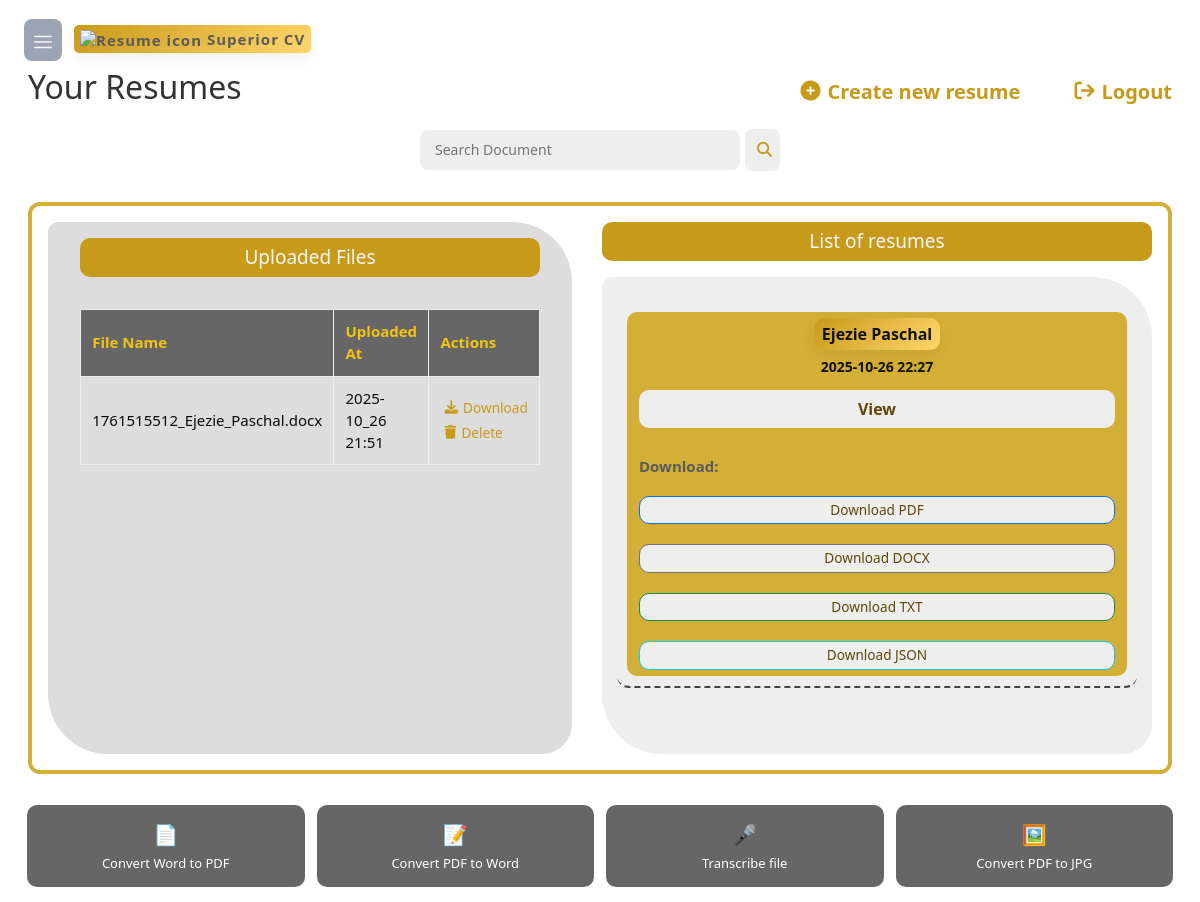
The page /dashboard (signed in) on the database as committed earlier.
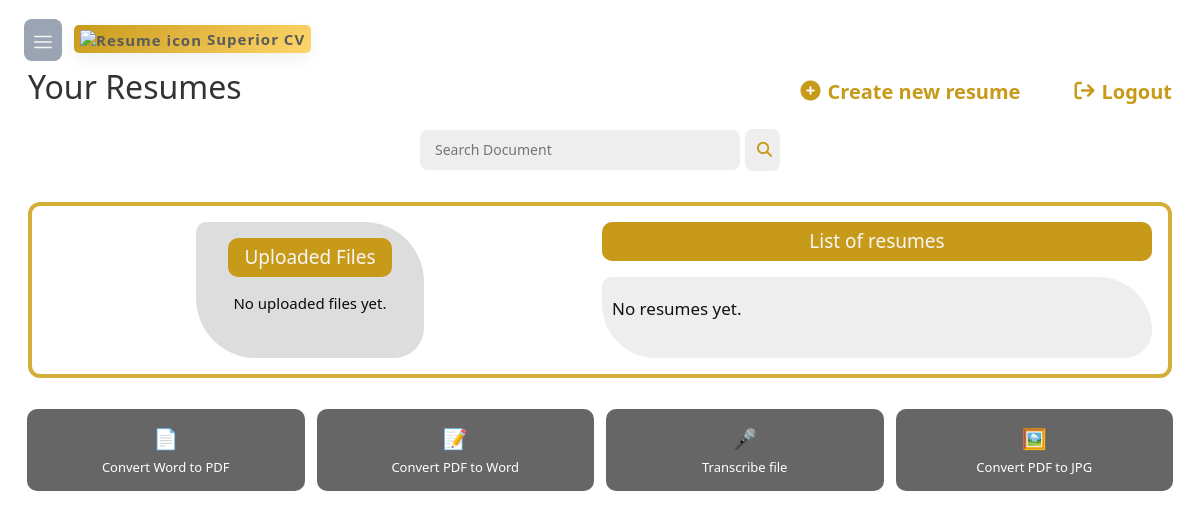
The same page on the database as committed later.
### app.py (models this page shows)
class UploadedFile(Base):
    __tablename__ = "uploads"
    id = Column(Integer, primary_key=True)
    user_id = Column(Integer, ForeignKey("users.id"), nullable=False)
    filename = Column(String(255), nullable=False)
    filepath = Column(String(500), nullable=False)
    uploaded_at = Column(DateTime, default=datetime.utcnow)

class Resume(Base):
    __tablename__ = "resumes"
    id = Column(Integer, primary_key=True)
    user_id = Column(Integer, ForeignKey("users.id"), nullable=False)
    title = Column(String(200))
    template = Column(String(200))
    data_json = Column(Text)
    html_preview = Column(Text)
    created_at = Column(DateTime, default=datetime.utcnow)

### app.py (the view)
@app.route('/dashboard')
@login_required
def dashboard():
    with SessionLocal() as db:
        resumes = (
            db.query(Resume)
            .filter_by(user_id=current_user.id)
            .order_by(Resume.created_at.desc())
            .all()
        )
        uploads = (
            db.query(UploadedFile)
            .filter_by(user_id=current_user.id)
            .order_by(UploadedFile.uploaded_at.desc())
            .all()
        )
    if not resumes:
        flash("You haven't created any resumes.", "info")
    return render_template('dashboard.html', resumes=resumes, uploads=uploads)

### app.py (called while the page is built)
@login_manager.user_loader
def load_user(user_id):
    with SessionLocal() as db:
        return db.get(User, int(user_id))

### app/templates/dashboard.html (shortened to what this page needs)
<!DOCTYPE html>
<html lang="en">
<head>
    <link href="https://cdn.jsdelivr.net/npm/bootstrap@5.3.2/dist/css/bootstrap.min.css" rel="stylesheet">
    <link rel="stylesheet" href="https://cdnjs.cloudflare.com/ajax/libs/font-awesome/6.6.0/css/all.min.css">
    <link rel="stylesheet" href="{{ url_for('static', filename='style.css') }}">
</head>
<body>
{% with messages = get_flashed_messages(with_categories=true) %}
    {% if messages %}
    <div class="flash-container">
    </div>
    {% endif %}
    {% endwith %}
    <div class="cont">
        <header>
            <button class="menu-btn" id="openDrawer" aria-controls="mainDrawer" aria-expanded="false" aria-label="Open menu">
                <svg width="22" height="22" viewBox="0 0 24 24" fill="none" aria-hidden>
                    <path d="M3 6h18M3 12h18M3 18h18" stroke="currentColor" stroke-width="1.6" stroke-linecap="round" stroke-linejoin="round" />
                </svg>
            </button>
            <div style="flex:1">
                <strong style="color:#5b5b5b; border-radius:5px; padding:4px 6px;"><img src="https://cdn-icons-png.flaticon.com/512/2965/2965358.png" alt="Resume icon">Superior CV</strong>
            </div>
        </header>
        <div class="dash">
            <div id="dash">
                <h2>Your Resumes</h2>
                <div class="dash-a">
                    <a href="{{ url_for('compose') }}"><i class="fa fa-plus-circle" aria-hidden="true"></i>Create new resume</a>
                    <a href="{{ url_for('logout') }}"><i class="fa fa-sign-out" aria-hidden="true"></i>Logout</a>
                </div>
            </div>
        </div>
        <div class="search-section">
            <input class="search-bar" type="text" placeholder="Search Document">
            <a href="#"><i class="fa fa-search" aria-hidden="true"></i></a>
        </div>
        <section id="dash-2">
        <div class="dash-2">
            <div class="uploads">
                <div class="upload">
                    <h3>Uploaded Files</h3>
                    {% if uploads %}
                    <div class="table-container">
                    <table>
                        <thead>
                            <tr>
                                <th>File Name</th>
                                <th>Uploaded At</th>
                                <th>Actions</th>
                            </tr>
                        </thead>
                        <tbody>
                        {% for file in uploads %}
                            <tr>
                                <td>{{ file.filename }}</td>
                                <td>{{ file.uploaded_at.strftime("%Y-%m_%d %H:%M") }}</td>
                                <td class="actions">
                                    <a href="{{ url_for('download_uploaded', file_id=file.id) }}" ><i class="fa fa-download" aria-hidden="true"></i>Download</a>
                                    <a href="{{ url_for('delete_uploaded', file_id=file.id) }}" ><i class="fa fa-trash" aria-hidden="true"></i>Delete</a>
                                </td>
                            </tr>
                        {% endfor %}
                        </tbody>
                    </table>
                    </div>
                    {% else %}
                    <p>No uploaded files yet.</p>
                    {% endif %}
                </div>
            </div>
            <div class="nav">
                <h3>List of resumes</h3>
                <ul>
                {% for r in resumes %}
                    <li class="list">
                        <div class="list-item">
                            <div class="resume-info">
                                <strong>{{ r.title }}</strong><br>
                            <small>{{ r.created_at.strftime("%Y-%m-%d %H:%M") }}</small>
                            </div>
                            <div class="resume-actions">
                                <a href="{{ url_for('view_resume', resume_id = r.id) }}" target="_blank">View</a>
                            <div class="downloads">
                                <label class="dash-label">Download:</label>
                                <a href="{{ url_for('download_resume', resume_id=r.id, fmt='pdf') }}" class="btn btn-primary">Download PDF</a>
                                <a href="{{ url_for('download_resume', resume_id=r.id, fmt='docx') }}" class="btn btn-secondary">Download DOCX</a>
                                <a href="{{ url_for('download_resume', resume_id=r.id, fmt='txt') }}" class="btn btn-success">Download TXT</a>
                                <a href="{{ url_for('download_resume', resume_id=r.id, fmt='json') }}" class="btn btn-info">Download JSON</a>
                            </div>
                            </div>
                        </div>
                    </li>
                    {% else %}
                    <li>No resumes yet.</li>
                    {% endfor %}
                </ul>
            </div>
        </div>
        </section>
        <div class="actions-grid">
            <div class="action-card"><span class="emoji">📄</span>Convert Word to PDF</div>
            <div class="action-card"><span class="emoji">📝</span>Convert PDF to Word</div>
            <div class="action-card"><span class="emoji">🎤</span>Transcribe file</div>
            <div class="action-card"><span class="emoji">🖼️</span>Convert PDF to JPG</div>
        </div>
    </div>
</body>
</html>

### app/static/style.css (style rules this page uses)
:root { --bg: #ffffff; --muted: #f6f6f6; --text: #0b0b0b; --muted-text: #5b5b5b; --brand: #c89a1a; --brand-dark: #a28014; --page-bg: #0f1720; --accent: #111111; --drawer-width: 320px; --accent1: #d4af37; --shadow: 0 8px 24px rgba(2,6,23,0.45); --radius: 10px; --card-radius: 12px; --max-width: 1100px; --container-padding: 1rem; --shadow-sm: 0 6px 18px rgba(11,11,11,0.06); --shadow-md: 0 12px 30px rgba(11,11,11,0.09); --glass: rgba(255,255,255,0.6); --transition: 220ms cubic-bezier(.2,.9,.3,1); --mono: ui-monospace, SFMono-Regular, Menlo, Monaco, "Roboto Mono", "Courier New", monospace; --ui-font: system-ui, -apple-system, "Segoe UI", Roboto, "Helvetica Neue", Arial; }
* { box-sizing: border-box; }
html,body { height: 100%; background: var(--bg); color: var(--text); font-family: var(--ui-font); -webkit-font-smoothing: antialiased; -moz-osx-font-smoothing: grayscale; }
body { margin: 0; line-height: 1.45; font-size: 15px; height: 100%; padding: 12px; -webkit-font-kernel: normal; display: flex; justify-content: center; }
a { color: var(--brand); text-decoration: none; transition: color var(--transition); }
header { height: 56px; display: flex; align-items: center; gap: 12px; padding: 8px 12px; color: var(--muted); letter-spacing: 1px; }
header img { width: 20px; margin-right: 5px; }
.menu-btn { appearance: none; border: none; padding: 8px; background: #9aa4b2; font-size: 18px; cursor: pointer; border-radius: 8px; color: var(--muted); }
strong { background: linear-gradient(135deg, var(--brand), #ffd66b); font-weight: 700; box-shadow: var(--shadow-sm); }
i { margin-left: 4px; }
.search-section { padding: 15px; position: relative; display: flex; align-items: center; justify-content: center; }
.search-bar { width: 20rem; background-color: #eee; border: none; outline: none; border-radius: 8px; padding: 10px 15px; color: #111; font-size: 14px; margin-right: 5px; }
.search-section a { background: #eee; padding: 10px 8px; border-radius: 8px; }
.flash-container { position: fixed; top: 20px; right: 20px; z-index: 9999; display: flex; flex-direction: column; gap: 10px; }
h2 { color: #333; text-align: center; }
h3 { text-align: center; background: var(--brand); border-radius: 10px; padding: 0.5rem 1rem; font-size: 19px; color: var(--muted); }
input, textarea, select { width: 100%; padding: 10px 12px; color: var(--text); border: none; border-bottom: 2px solid rgba(15,15,15,0.06); border-radius: 8px; font-size: 14px; transition: box-shadow var(--transition), border-color var(--transition); }
button { padding: 8px 14px; border-radius: 10px; border: 1px solid transparent; cursor: pointer; font-size: 1rem; font-weight: 600; user-select: none; color: #fff; background: linear-gradient(180deg,var(--brand), var(--brand-dark)); transition: all var(--transition); }
#dash { display: flex; justify-content: space-between; align-items: center; padding: 0 1rem; }
#dash-2 { display: flex; padding: 1rem; }
.dash-2 { border: .3rem solid var(--accent1); border-radius: 12px; height: 100%; padding: 2rem 1rem; width: 100%; display: grid; grid-template-columns: repeat(2, 1fr); padding: 1rem; gap: 30px; }
.actions-grid { display: grid; grid-template-columns: repeat(4, 1fr); gap: 12px; padding: 15px; }
.action-card { background-color: #666; border-radius: 10px; padding: 15px; text-align: center; color: #fff; font-size: 13px; cursor: pointer; transition: all 0.3s ease; }
.action-card .emoji { font-size: 20px; display: block; margin-bottom: 5px; }
.dash-a { gap: 50px; display: flex; align-items: center; justify-self: space-between; font-size: 20px; font-weight: 600; }
.dash-a a { gap: 7px; display: flex; align-items: center; }
.nav { display: grid; justify-content: center; width: 100%; }
ul { list-style: none; color: #111; background: #eee; padding: 20px 10px; width: 550px; display: flex; flex-direction: column; gap: 1rem; height: 100%; border-radius: 10px 60px 30px; }
ul li { font-size: 17px; }
.nav h3 { margin-bottom: 1rem; text-align: center; }
.cont { width: 100%; }
.uploads { text-align: center; display: flex; justify-content: center; width: 100%; }
.upload { background: #ddd; padding: 1rem 2rem; border-radius: 10px 60px 30px; }
.upload h3 { margin-bottom: 1rem; text-align: center; }

Rows that differ between the two databases and show on the page:
removed UploadedFile: filename "1761515512_Ejezie_Paschal.docx", uploaded_at "2025-10_26 21:51"
removed Resume: title "Ejezie Paschal", created_at "2025-10-26 22:27"
Other text that changed with them:
text no longer shown: "File Name Uploaded At Actions"
text now shown: "No uploaded files yet. No resumes yet."
